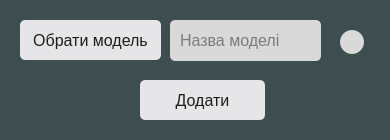
<?xml version="1.0" encoding="UTF-8"?>
<ui version="4.0">
 <class>Dialog</class>
 <widget class="QDialog" name="Dialog">
  <property name="geometry">
   <rect>
    <x>0</x>
    <y>0</y>
    <width>390</width>
    <height>140</height>
   </rect>
  </property>
  <property name="minimumSize">
   <size>
    <width>390</width>
    <height>140</height>
   </size>
  </property>
  <property name="maximumSize">
   <size>
    <width>390</width>
    <height>140</height>
   </size>
  </property>
  <property name="windowTitle">
   <string>Add STT language</string>
  </property>
  <property name="styleSheet">
   <string notr="true">QWidget {
	marging: 20px;
	background-color: #3E4E50;
	padding:  0px 10px;
}</string>
  </property>
  <widget class="QLabel" name="helpSTT">
   <property name="geometry">
    <rect>
     <x>340</x>
     <y>30</y>
     <width>24</width>
     <height>24</height>
    </rect>
   </property>
   <property name="minimumSize">
    <size>
     <width>24</width>
     <height>24</height>
    </size>
   </property>
   <property name="maximumSize">
    <size>
     <width>24</width>
     <height>24</height>
    </size>
   </property>
   <property name="toolTip">
    <string>&lt;html&gt;&lt;head/&gt;&lt;body&gt;&lt;p&gt;Необхідно перейти на https://alphacephei.com/vosk/models сайт та завантажити мовну модель та назвати її згідно стандарту ISO 639-1&lt;/p&gt;&lt;/body&gt;&lt;/html&gt;</string>
   </property>
   <property name="whatsThis">
    <string>&lt;html&gt;&lt;head/&gt;&lt;body&gt;&lt;p&gt;Приклад оформлення сполосполучень команди:&lt;/p&gt;&lt;p&gt;&lt;br/&gt;&lt;/p&gt;&lt;p&gt;знайди^що&lt;span style=&quot; font-family:'JetBrains Mono','monospace'; color:#000000;&quot;&gt; таке^знайди інформацію^як називається&lt;/span&gt;&lt;/p&gt;&lt;p&gt;&lt;br/&gt;&lt;/p&gt;&lt;p&gt;де знак &amp;quot;^&amp;quot; розділяє команди&lt;/p&gt;&lt;/body&gt;&lt;/html&gt;</string>
   </property>
   <property name="styleSheet">
    <string notr="true">background-color: #D9D9D9;
border-radius: 12px;
padding: 0px;</string>
   </property>
   <property name="text">
    <string/>
   </property>
   <property name="pixmap">
    <pixmap resource="../../PycharmProjects/Diploma/Diploma/src/rs-qt/res-qt2.qrc">:/help/help.svg</pixmap>
   </property>
   <property name="scaledContents">
    <bool>false</bool>
   </property>
  </widget>
  <widget class="QPushButton" name="selecModelButton">
   <property name="geometry">
    <rect>
     <x>20</x>
     <y>20</y>
     <width>141</width>
     <height>40</height>
    </rect>
   </property>
   <property name="minimumSize">
    <size>
     <width>125</width>
     <height>0</height>
    </size>
   </property>
   <property name="maximumSize">
    <size>
     <width>16777215</width>
     <height>16777215</height>
    </size>
   </property>
   <property name="cursor">
    <cursorShape>PointingHandCursor</cursorShape>
   </property>
   <property name="styleSheet">
    <string notr="true">QPushButton {
	height: 40px;
	font-size: 16px;
	color: #1D1E18;
	background-color: #E6E6E9;
	border-radius: 5px;
}</string>
   </property>
   <property name="text">
    <string>Обрати модель</string>
   </property>
  </widget>
  <widget class="QLineEdit" name="nameSTTField">
   <property name="geometry">
    <rect>
     <x>170</x>
     <y>20</y>
     <width>151</width>
     <height>41</height>
    </rect>
   </property>
   <property name="styleSheet">
    <string notr="true">QLineEdit {
	background-color: #D9D9D9;
	color: #1D1E18;
	font-size: 16px;
	border-radius: 5px;
	marging-right: 20px;
	padding: 8px;
}</string>
   </property>
   <property name="placeholderText">
    <string>Назва моделі</string>
   </property>
  </widget>
  <widget class="QPushButton" name="addSTTButton">
   <property name="geometry">
    <rect>
     <x>140</x>
     <y>80</y>
     <width>125</width>
     <height>40</height>
    </rect>
   </property>
   <property name="minimumSize">
    <size>
     <width>125</width>
     <height>0</height>
    </size>
   </property>
   <property name="maximumSize">
    <size>
     <width>125</width>
     <height>16777215</height>
    </size>
   </property>
   <property name="cursor">
    <cursorShape>PointingHandCursor</cursorShape>
   </property>
   <property name="styleSheet">
    <string notr="true">QPushButton {
	height: 40px;
	font-size: 16px;
	color: #1D1E18;
	background-color: #E6E6E9;
	border-radius: 5px;
}</string>
   </property>
   <property name="text">
    <string>Додати</string>
   </property>
  </widget>
 </widget>
 <resources>
  <include location="../../PycharmProjects/Diploma/Diploma/src/rs-qt/res-qt2.qrc"/>
 </resources>
 <connections/>
</ui>
